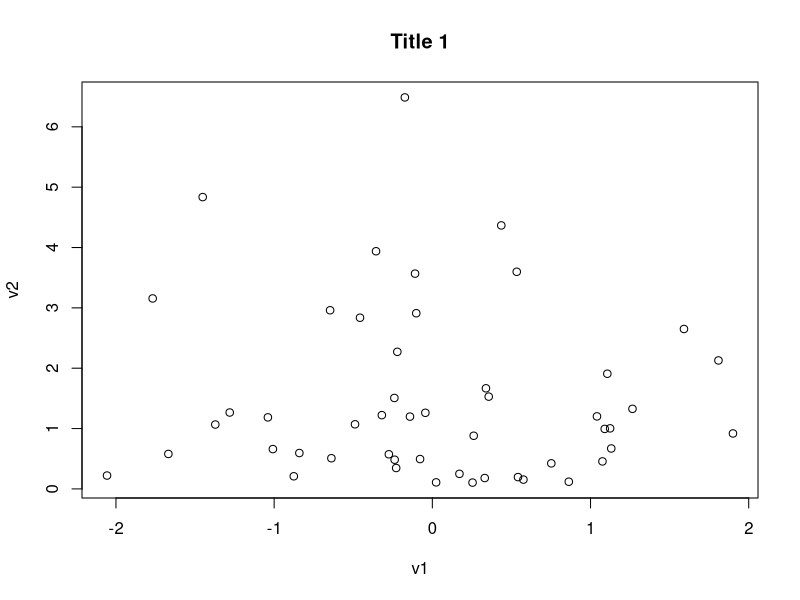
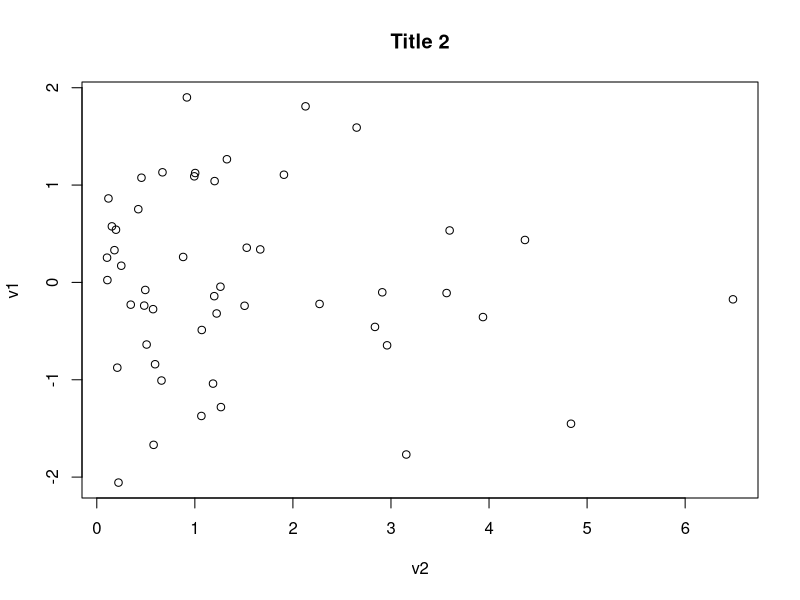
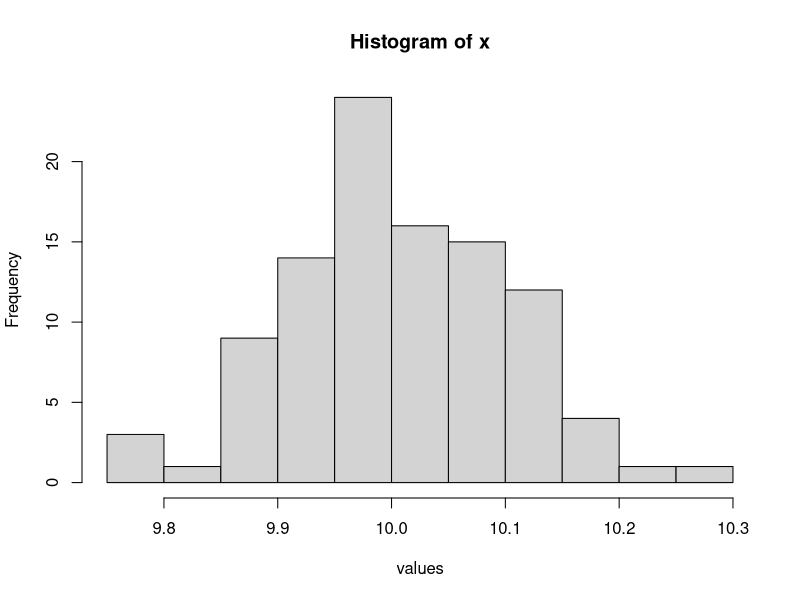
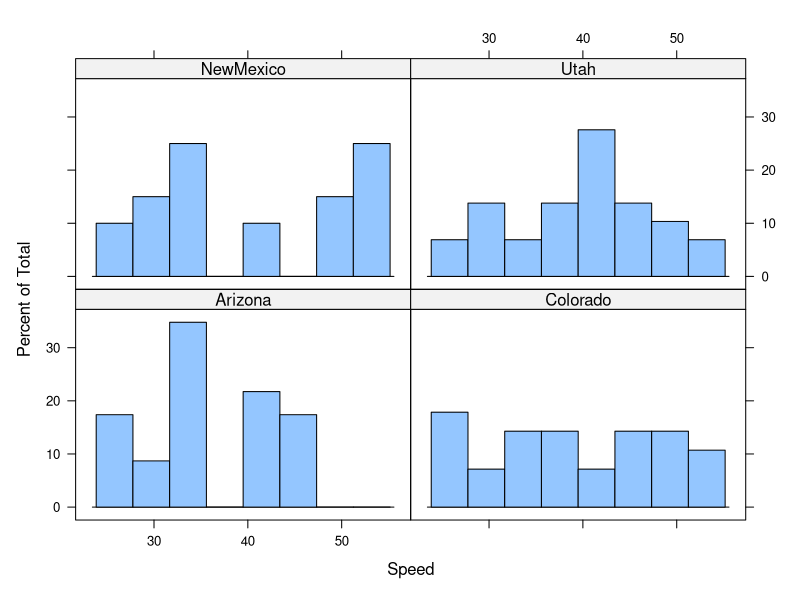
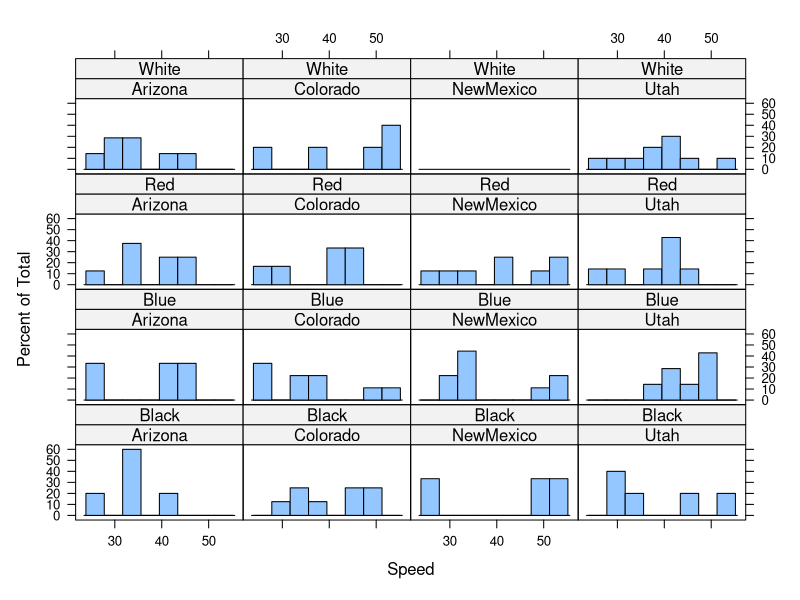
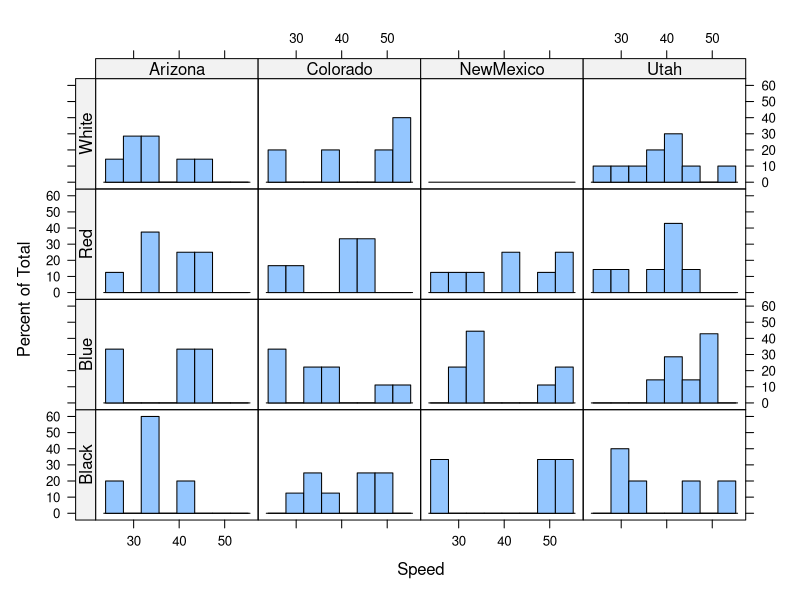
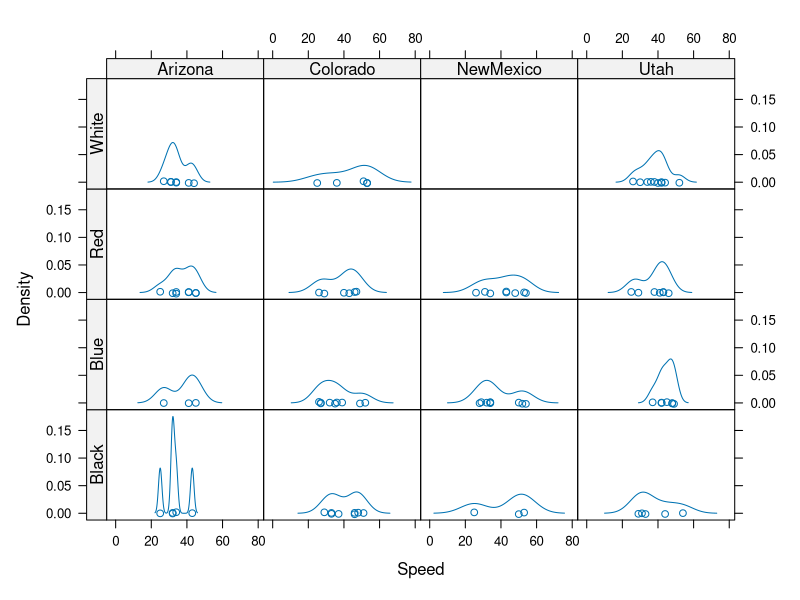
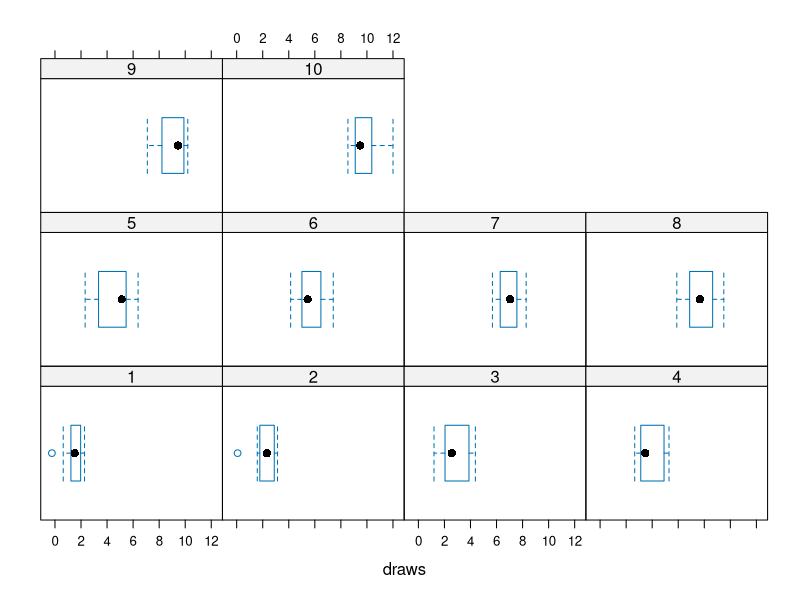

These figures' R source, in order:
## This is not very interesting
## draw from 2 distributions
## number of draws
nn <- 50
v1 <- rnorm(nn)
v2 <- rexp(nn)
plot(v1,v2,main="Title 1")
plot(v2,v1,main="Title 2")

## Do this
## historgram of 100 draws from a normal with mean of 10 and sd of 0.1
## with x-axis has a meaningful label
x <- rnorm(100,mean=10,sd=0.1)
hist(x,xlab="values")

# ---------------------------------------------------------------

## Example Data
speeds <- read.table('car-speeds.csv',
                     sep=",",header=TRUE
                     )
summary(speeds) # first step to look at the data!
head(speeds)    # shows the top 6 lines of the data frame
str(speeds)     # structure

speeds$state

gen = subset(speeds,State=='Utah')
aggregate(gen$Speed,list(gen$Color), mean)
aggregate(gen$Speed,list(gen$Color), sd)
tapply(gen$Speed,gen$Color,mean)
tapply(gen$Speed,gen$Color,sd)

## mean / sd of cars in Utah by color
moments <- function(vec) {
  mm <- mean(vec)
  ll <- sd(vec)
  nn <- length(vec)
  ret <- data.frame(mean=mm, sd=ll,n=nn)
  return(ret)
}

moments(subset(speeds, State=='Utah')$Speed)

library(plyr)
speed_summary <- ddply(
  speeds, c('Color','State'),function(df){
    moments(df$Speed)
})

## next step:
## summarize by just color
## then add n=length(vec) to moments function
speed_summary <- ddply(
  speeds, c('Color'),function(df){
    moments(df$Speed)
  })

library(lattice)
summary(speeds)
histogram(~Speed|State,speeds)
## ugly
histogram(~Speed|State*Color,speeds)
## less ugly
library(latticeExtra)
## don't do this now
useOuterStrips(
  histogram(~Speed|State*Color,speeds)
)
useOuterStrips(
  densityplot(~Speed|State*Color,speeds)
)

# -----------------------------------------------------------

## use ldply to make a data.frame 
## that has 10 draws of rnorm each for mean = 1:10
## then use bwplot to plot results
## bonus for 
## *indentation
## *useful variable names
## *useful comments


tot <- 10
means <- 1:10

my_data <- ldply(
  means, function(x){
    data.frame(mean = x,draws = rnorm(tot,mean=x))}
) # parse "means" into "x"

# new_data = t(my_data) # transposed

bwplot(~draws|factor(mean), my_data)

bwplot(draws~factor(mean), my_data)
